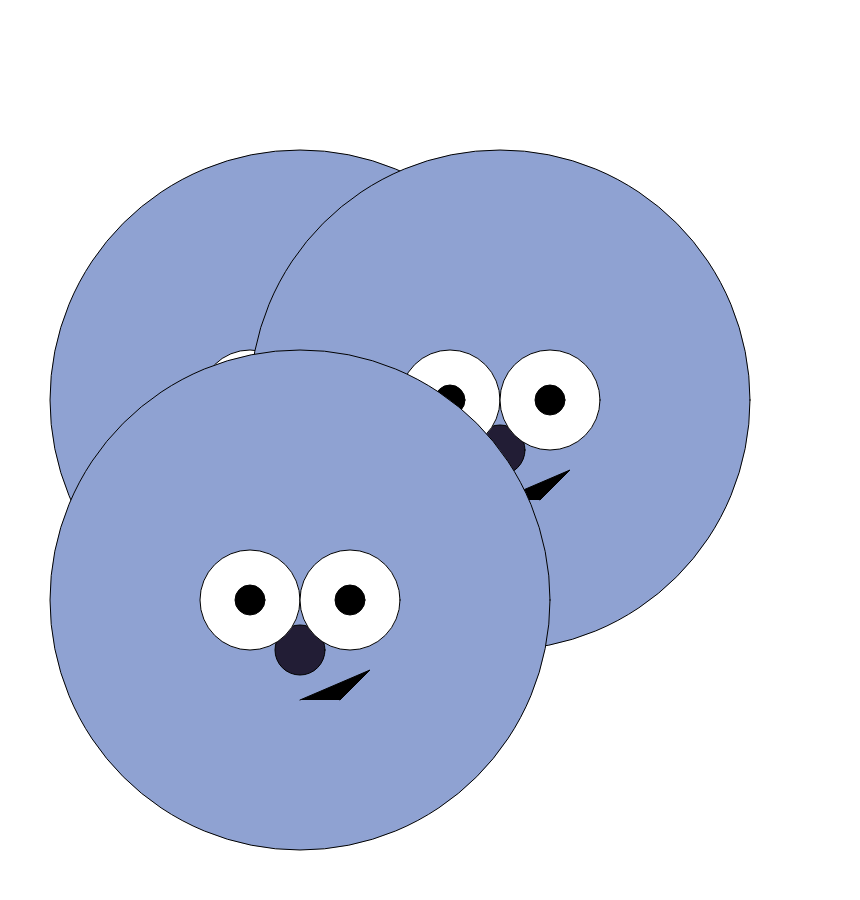
Frame 1 (no input)
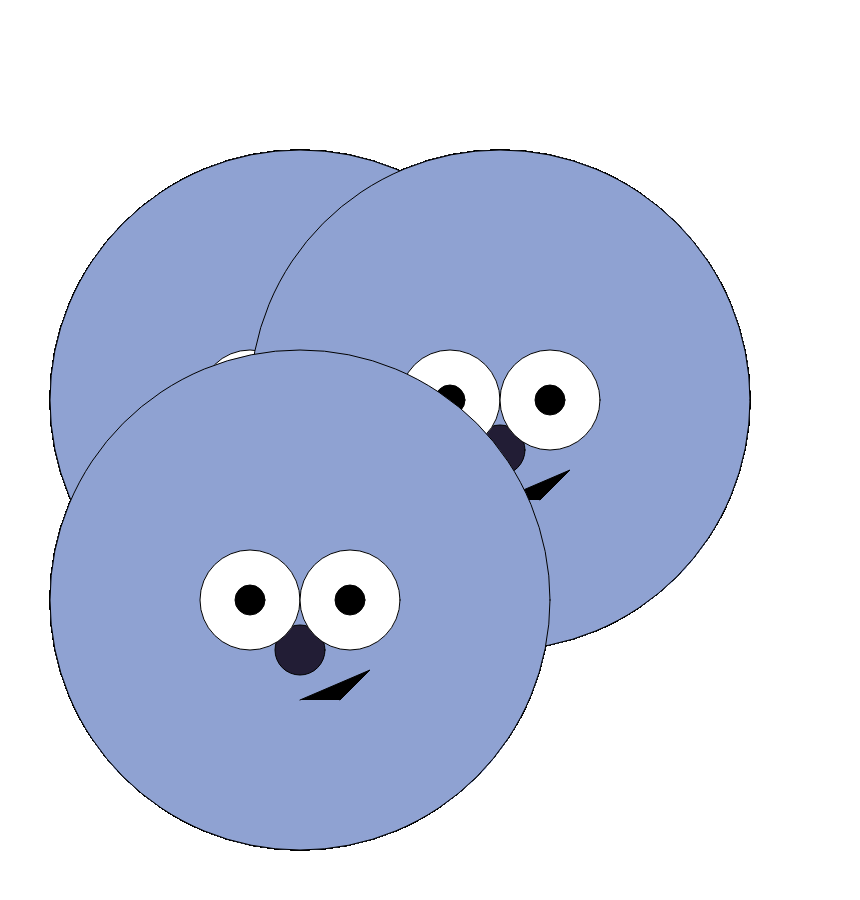
Frame 60 (no input)
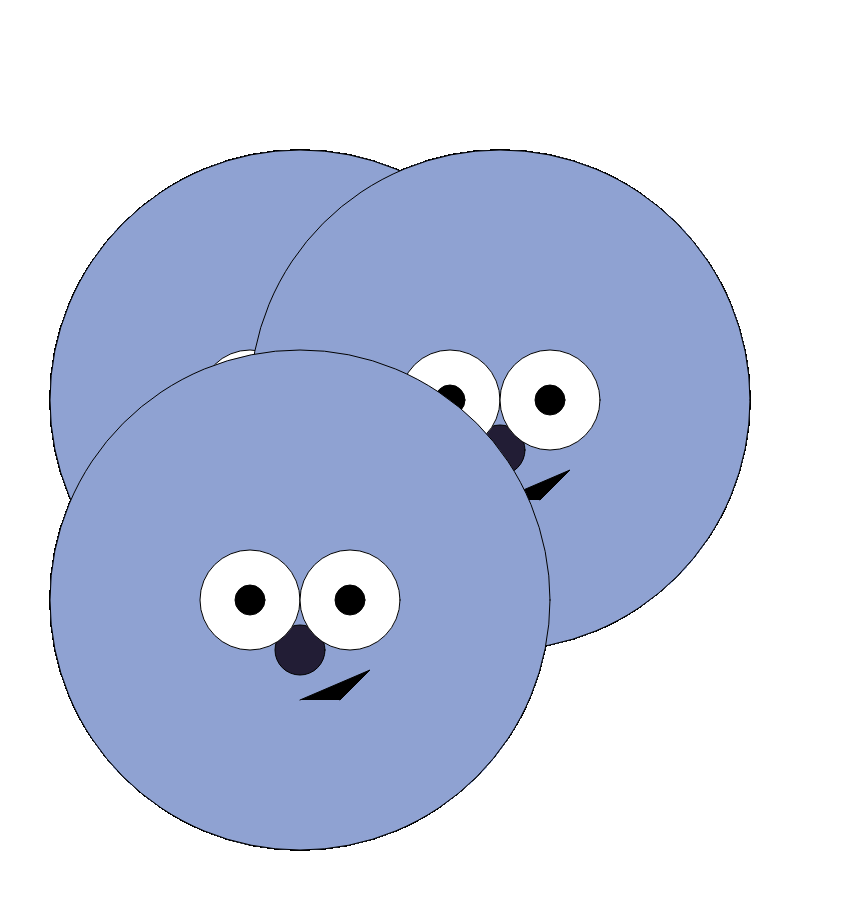
Frame 120 (the mouse pressed at the canvas centre since frame 60)

The p5.js sketch that drew these frames (run headless with seeded random() and noise() and a simulated clock; from frame 60 on, the mouse is pressed at the canvas centre):

// p5.js sketch
// ── sketch.js
// I want to create a repetitive, geometric pattern (sort of like a mandala)
// based on this character's face: 
//https://www.google.com/search?q=mordecai&rlz=1C5CHFA_enUS708US708&espv=2&biw=1280&bih=689&source=lnms&tbm=isch&sa=X&ved=0ahUKEwj3kYqT87TPAhXE1B4KHfgqAKIQ_AUIBigB#tbm=isch&q=mordecai+face&imgrc=xMAhj6bXvzf9rM%3A

// I plan on using the same methods as in Exercise 2 to recreate Mordecai's face
// the adjective is "mortified"

function setup() {
  createCanvas(215*4, 225*4);
  background(255);
}

function draw() {
head();
push();
translate(200, 0);
head();
pop();
push();
translate(00, 200);
head();
pop();

}

function head(){
 fill(143, 162, 210);
 ellipse (300, 400, 500, 500);
 nose();
 eyes();
 mouth();
}

function nose(){
  fill(34, 29, 53);
  ellipse(300, 450, 50, 50);
}

function eyes(){
  fill(255);
  ellipse(250, 400, 100, 100);
  ellipse(350, 400, 100, 100);
  
  fill(0);
  ellipse(250, 400, 30, 30);
  ellipse(350, 400, 30, 30);
}

function mouth(){
  beginShape();
//  vertex(300, 500 );
 // vertex(370, 470);
   vertex(300, 500 );
    vertex(370, 470);
  vertex(340 ,500 );
  endShape();
}
